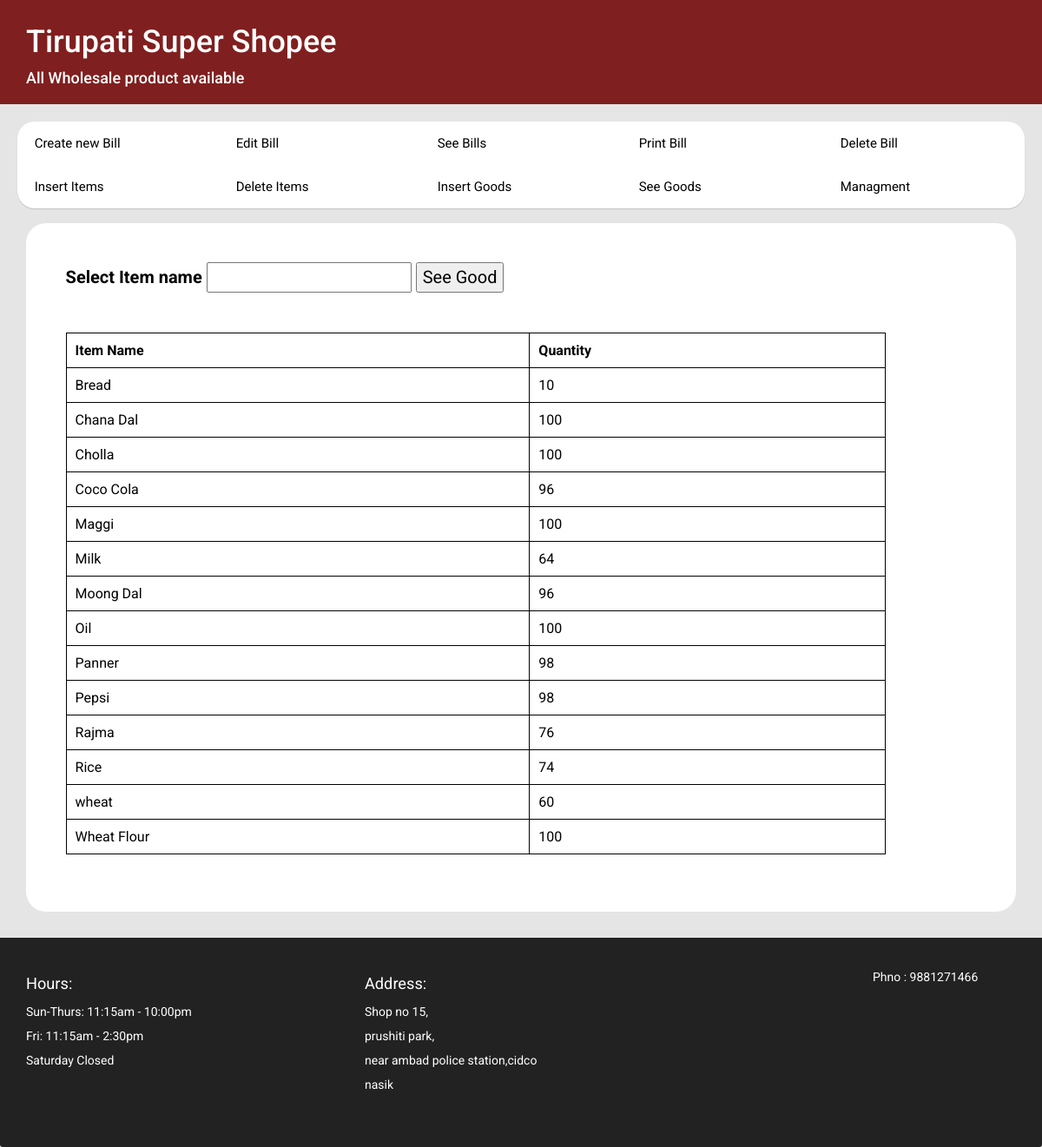
Screenshot of /Seegoods.php with the database file from the repository.
### tables this page shows
CREATE TABLE `items` (
  `Item_name` varchar(30) DEFAULT NULL,
  `quantity` bigint(20) DEFAULT NULL
);

### Seegoods.php (the view, shortened to what this page needs)
<!doctype html>
<html lang="en">
  <head>
    <link rel="stylesheet" href="css/bootstrap.min.css">
    <link rel="stylesheet" href="css/styles.css">
  </head>
<body>
  <header>
    <nav id = "Main_header" class="navbar navbar-headers">
      <div class="container">
        <div class="navbar-header">
          <span class="navbar-brand">
            <a href="index.php"><h1>Tirupati Super Shopee</h1>
                <h4>All Wholesale product available</h4>
            </a>
          </span>
        </div>
      </div>
    </nav>
    <ul id="options" class="nav navbar-nav">
      <li><a href="index.php"><span>Create new Bill</span></a></li>
      <li><a href="editbill.php"><span>Edit Bill</span></a></li>
      <li><a href="see_bills.php"><span>See Bills</span></a></li>
      <li><a href="printbill.php"><span>Print Bill</span></a></li>
      <li><a href="deletebill.php"><span>Delete Bill</span></a></li>
      <li><a href="insert_items.php"><span>Insert Items</span></a></li>
      <li><a href="deleteitems.php"><span>Delete Items</span></a></li>
      <li><a href="Insertgoods.php"><span>Insert Goods</span></a></li>
      <li><a href="Seegoods.php"><span>See Goods</span></a></li>
      <li><a href="managment.php"><span>Managment</span></a></li>
    </ul>
  </header>
  <div class="container">
  <div id="Main-container" style="font-size:20px;">
    <form action="Seegoods2.php" method="post">
        <div>
        <span id="Goods">
                    <label for="itname"> Select Item name</label>
                    <input type="text" name="itname" list="dl">
                </span>
                <button type="submit">See Good</button>
        </div>
        <div style="margin-top:20px;">
            <table style="width:90%">
                <tr>
                <th>Item Name</th>
                <th>Quantity</th>
                </tr>
                <?php
                    $servername = "localhost";
                    $username = "root";
                    $password = "";
                    $database = "grocery";
                    $conn = mysqli_connect($servername, $username, $password, $database);
                    $sql = "Select * from items order by item_name";
                    $result = mysqli_query($conn, $sql);
                    echo "<option></option>";
                    while($row = mysqli_fetch_assoc($result))
                    {
                      echo "<tr>";
                      echo "<td>".$row['Item_name']."</td>";
                      echo "<td>".$row['quantity']."</td>";
                      echo "</tr>";
                    }
                ?>
            </table>
        </div>
    </form>
    </div>
    </div>
  <footer class="panel-footer">
    <div class="container">
      <div class="row">
        <section id="hours" class="col-md-4">
          <span>Hours:</span><br>
          Sun-Thurs: 11:15am - 10:00pm<br>
          Fri: 11:15am - 2:30pm<br>
          Saturday Closed
        </section>
        <section id="Address" class="col-md-6">
          <span>Address:</span><br>
          Shop no 15,<br>
          prushiti park,<br>
          near ambad police station,cidco<br>
          nasik<br>
          <br>
        </section>
        <section id="ph-no" class="col-md-2">
          <span>Phno : 9881271466 </span>
        </section>
      </div>
    </div>
  </footer>
</body>
</html>

### css/styles.css (style rules this page uses)
body { color: #000; background-color: #E5E5E5; font-family: 'Roboto', sans-serif; box-sizing: border-box; }
a { color: #fff; }
ul > li > a > span { font-size: 15px; }
#options { width: fit-content; background-color: #fff; box-shadow: 0 1px 1px 0 rgba(0,0,0,.16); border-radius: 20px; margin-left: 20px; margin-top: 20px; margin-right: 20px ; }
#Main_header { color: #fff; background-color: #801f1f; border-radius: 0; border: 0; height: 120px; margin-bottom: 0; }
.navbar-brand h1 { margin: 15px; margin-left: 0px; line-height: 1; }
.navbar-brand h4 { margin: 15px; margin-left: 0px; line-height: 1; }
li a { color: #000; margin: 10px; margin-right: 50px; margin-top: 0px; margin-bottom: 0px; margin-left: 2%; }
li { width: 20%; }
#Main-container { background-color: #fff; margin-top: 12%; padding: 4%; font-size: 1.2em; border-radius: 23px; }
th , td { padding: 10px; }
.panel-footer { margin-top: 30px; padding-top: 35px; padding-bottom: 30px; background-color: #222; border-top: 0; color: #fff; }
#hours,#Address { line-height: 2; }
#hours > span, #Address > span { font-size: 1.3em; }

### Seegoods.php (style rules this page uses)
tr,th,table,td { border : 1px solid black; }

### rows the page displays
items: Item_name "Bread", quantity "10"
items: Item_name "Chana Dal", quantity "100"
items: Item_name "Cholla", quantity "100"
items: Item_name "Coco Cola", quantity "96"
items: Item_name "Maggi", quantity "100"
items: Item_name "Milk", quantity "64"
items: Item_name "Moong Dal", quantity "96"
items: Item_name "Oil", quantity "100"
items: Item_name "Panner", quantity "98"
items: Item_name "Pepsi", quantity "98"
items: Item_name "Rajma", quantity "76"
items: Item_name "Rice", quantity "74"
items: Item_name "wheat", quantity "60"
items: Item_name "Wheat Flour", quantity "100"
